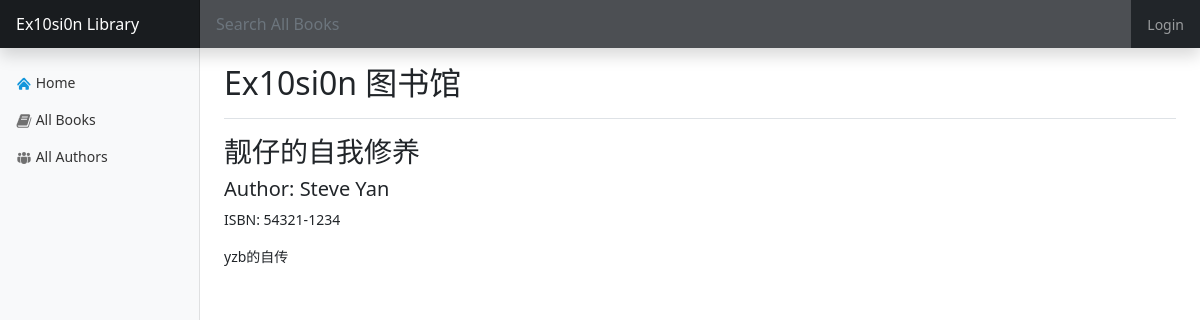
Page /library/book_desc/2/ on the committed database.
### library/models.py (models this page shows, shortened)
class Book(models.Model):
    title = models.CharField(max_length=200)
    author = models.ForeignKey(Author, on_delete=models.CASCADE, null=False)
    summary = models.CharField(max_length=500)
    ISBN = models.CharField(max_length=20)

class Author(models.Model):
    first_name = models.CharField(max_length=100)
    last_name = models.CharField(max_length=100)
    date_of_birth = models.DateField(null=True, blank=True)
    date_of_death = models.DateField(null=True, blank=True)
    def __str__(self):
        if is_cn(self.first_name):
            return '%s%s' % (self.last_name, self.first_name)
        return '%s %s' % (self.first_name, self.last_name)

### library/views.py (the view)
# urls.py: path('book_desc/<int:pk>/', views.BookDescView.as_view(), name='book_desc'),
class BookDescView(DetailView):
    model = Book   # FK -> BookCopies
    template_name = 'book_desc.html'

### library/models.py (called while the page is built)
def is_cn(strs):
    for _char in strs:
        if '\u4e00' <= _char <= '\u9fa5':
            return True
    return False

### templates/book_desc.html
{% extends 'base.html' %}
{% block MainContainer %}
        <div class="table-responsive">
            <h3>{{ book.title }}</h3>
            <h5>Author: {{ book.author }}</h5>
            <p>ISBN: {{ book.ISBN }}</p>
            <p>{{ book.summary }}</p>
        </div>
{% endblock %}

### templates/base.html (style rules this page uses)
body { font-size: 0.875rem; }

### rows in the picture
Book: title "靓仔的自我修养", author "Steve Yan", ISBN "54321-1234", summary "yzb的自传"
